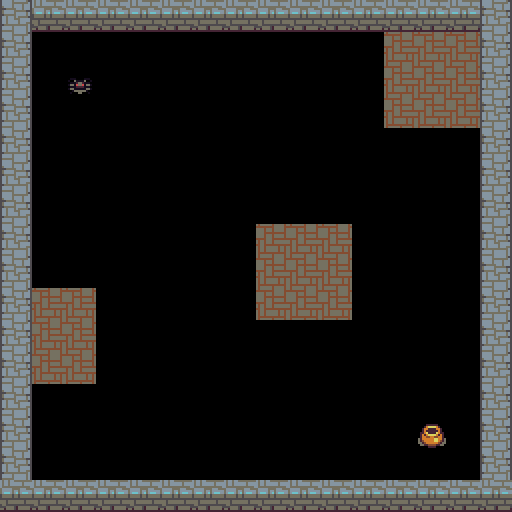

A 2D game scene composited from a Tiled map and its tileset images. What follows is a short description and the map's XML, with each tile layer's data collapsed to a summary:
An orthogonal 16x16 tile map with 32x32 px tiles, 3 tile layers (bg2, obstacles, joueur), 1 hidden layer not drawn.

<map version="1.0" orientation="orthogonal" renderorder="right-down" width="16" height="16" tilewidth="32" tileheight="32" nextobjectid="1">
 <tileset firstgid="1" name="tiny-Complete-Spritesheet-32x32-fruits" tilewidth="32" tileheight="32">
  <image source="../SpriteSheet-32x32/tiny-Complete-Spritesheet-32x32-fruits.bmp" width="512" height="512" />
 </tileset>
 <layer name="bg1" width="16" height="16" visible="0">
  <data>[256 cells, 256 non-empty, 1 distinct tile ids]</data>
 </layer>
 <layer name="bg2" width="16" height="16">
  <data>[256 cells, 1 non-empty, 1 distinct tile ids]</data>
 </layer>
 <layer name="obstacles" width="16" height="16">
  <data>[256 cells, 84 non-empty, 3 distinct tile ids]</data>
 </layer>
 <layer name="joueur" width="16" height="16">
  <data>[256 cells, 1 non-empty, 1 distinct tile ids]</data>
 </layer>
</map>
